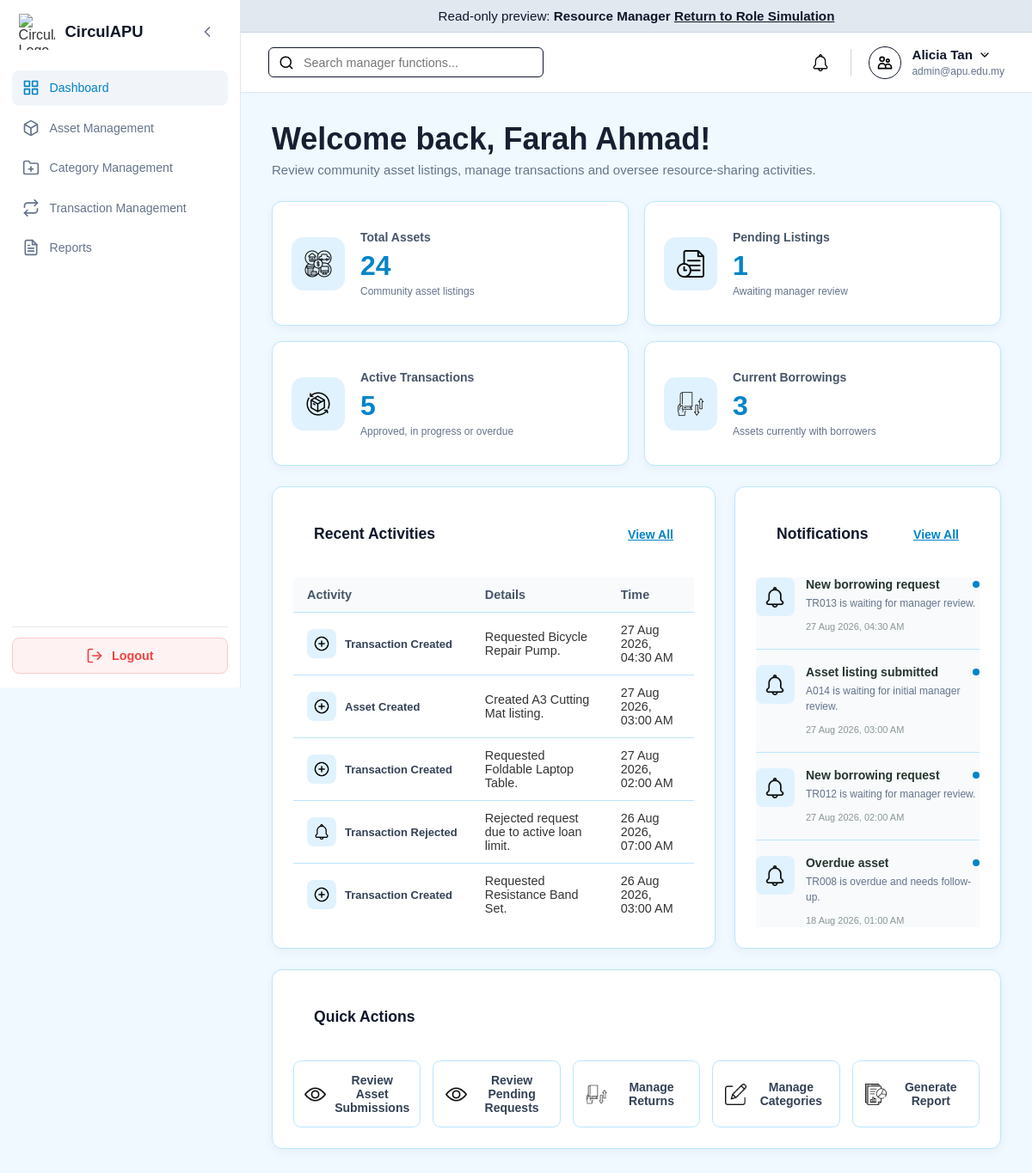
/Manager/manager_dashboard.php?preview=Manager (signed in), run on the app's committed database.
### tables this page shows
CREATE TABLE `user` (
  `userID` varchar(10) NOT NULL,
  `name` varchar(100) NOT NULL,
  `email` varchar(100) NOT NULL,
  `password` varchar(255) NOT NULL,
  `role` enum('Member','Auditor','Manager','Admin') NOT NULL DEFAULT 'Member',
  `status` enum('Active','Suspended','Deleted') NOT NULL DEFAULT 'Active',
  `ecopoint` int(11) NOT NULL DEFAULT 0,
  `dateCreated` timestamp NOT NULL DEFAULT current_timestamp()
);

CREATE TABLE `systemlog` (
  `logID` varchar(10) NOT NULL,
  `userID` varchar(10) NOT NULL,
  `actionType` enum('Create','Submit','Approve','Reject','Redeem','Assign','Update','Delete','Login','Logout') NOT NULL,
  `refType` enum('Mission','Asset','Reward','Badge','Tier','Verification','User','Category','Transaction','Borrowing') NOT NULL,
  `refID` varchar(10) DEFAULT NULL,
  `description` varchar(255) NOT NULL,
  `timeLogged` timestamp NOT NULL DEFAULT current_timestamp()
);

CREATE TABLE `notification` (
  `notificationID` varchar(10) NOT NULL,
  `userID` varchar(10) NOT NULL,
  `title` varchar(100) NOT NULL,
  `content` varchar(255) NOT NULL,
  `status` enum('Read','Unread') NOT NULL DEFAULT 'Unread',
  `createdDate` timestamp NOT NULL DEFAULT current_timestamp()
);

### Manager/manager_dashboard.php (the view, shortened to what this page needs)
<?php
$isAdminPreview = ($_SESSION['user_role'] ?? '') === 'Admin' && ($_GET['preview'] ?? '') === 'Manager';
function e($v): string { return htmlspecialchars((string)$v,ENT_QUOTES,'UTF-8'); }
function activityLabel(string $a,string $r): string {
    $m=['Create'=>'Created','Update'=>'Updated','Delete'=>'Removed','Approve'=>'Approved','Reject'=>'Rejected','Submit'=>'Submitted','Assign'=>'Assigned'];
    return $r.' '.($m[$a]??$a);
}
function activityIcon(string $a): string {
    return ['Create'=>'create.png','Update'=>'edit.png','Delete'=>'delete.png'][$a]??'notification.png';
}
function managerDate(?string $v): string { return $v&&strtotime($v)?date('d M Y, h:i A',strtotime($v)):'-'; }
$managerID=$_SESSION['user_id'];
$managerName=$_SESSION['user_name']??'Resource Manager';
$totalAssets=$pendingListings=$activeTransactions=$currentBorrowed=$urgentRequests=0;
$recentActivities=$notifications=[];$databaseError='';
require_once '../db.php';
try{
    $conn->set_charset('utf8mb4');
    if ($isAdminPreview) {
        $previewUser = $conn->query(
            "SELECT userID, name FROM user
             WHERE role = 'Manager' AND status = 'Active'
             ORDER BY dateCreated ASC, userID ASC LIMIT 1"
        )->fetch_assoc();
        if ($previewUser) {
            $managerID = $previewUser['userID'];
            $managerName = $previewUser['name'];
        } else {
            $managerName = 'Resource Manager';
        }
    }
    $x=$conn->query("
        SELECT SUM(listingStatus<>'Removed') totalAssets,
               SUM(listingStatus='Pending Review') pendingListings
        FROM assets")->fetch_assoc();
    $totalAssets=(int)($x['totalAssets']??0);
    $pendingListings=(int)($x['pendingListings']??0);
    $currentBorrowed=(int)$conn->query("
        SELECT COUNT(*) total FROM borrowings
        WHERE actualReturnDate IS NULL
        AND borrowingStatus IN ('Borrowed','Active','Overdue')
    ")->fetch_assoc()['total'];
    $activeTransactions=(int)$conn->query("
        SELECT COUNT(*) total FROM transactionrequests
        WHERE requestStatus IN ('Approved','In Progress','Overdue')
    ")->fetch_assoc()['total'];
    $urgentRequests=(int)$conn->query("
        SELECT COUNT(DISTINCT t.transactionID) total
        FROM transactionrequests t
        JOIN borrowings b ON b.transactionID=t.transactionID
        WHERE t.requestStatus='Pending'
        AND DATE(b.borrowDate)=CURDATE()
    ")->fetch_assoc()['total'];
    $r=$conn->query("
        SELECT actionType,refType,refID,description,timeLogged
        FROM systemlog
        WHERE refType IN ('Asset','Category','Transaction','Borrowing')
        ORDER BY timeLogged DESC LIMIT 5");
    while($x=$r->fetch_assoc())$recentActivities[]=$x;
    $s=$conn->prepare("SELECT notificationID,title,content,status,createdDate FROM notification WHERE userID=? ORDER BY createdDate DESC LIMIT 5");
    $s->bind_param('s',$managerID);$s->execute();$r=$s->get_result();
    while($x=$r->fetch_assoc())$notifications[]=$x;
}catch(Throwable $z){error_log($z->getMessage());$databaseError='Unable to load dashboard data. Please check the database connection.';}
?>
<!DOCTYPE html>
<html lang="en">
<head>
<link rel="stylesheet" href="../style.css"><link rel="stylesheet" href="manager_style.css?v=<?=filemtime(__DIR__.'/manager_style.css')?>">
<link rel="stylesheet" href="manager_mobile.css">
</head>
<body class="role-manager">
<div class="dashboard-container">
<?php include '../sidebar.php';?>
<div class="main-content">
<?php include '../header.php';?>
<main class="page-body dashboard-page">
<section class="dashboard-welcome">
<div><h1>Welcome back, <?=e($managerName)?>!</h1><p>Review community asset listings, manage transactions and oversee resource-sharing activities.</p></div>
</section>
<section class="stats-grid" aria-label="Resource Manager statistics">
<a href="manager_assets.php" class="stat-card">
<div class="stat-icon"><img src="../assets/icons/totalassets.png" alt=""></div>
<div class="stat-content"><h3>Total Assets</h3><strong class="stat-value"><?=$totalAssets?></strong><p class="stat-description">Community asset listings</p></div>
</a>
<a href="manager_assets.php?listingStatus=Pending+Review" class="stat-card">
<div class="stat-icon"><img src="../assets/icons/pendingVerification.png" alt=""></div>
<div class="stat-content"><h3>Pending Listings</h3><strong class="stat-value"><?=$pendingListings?></strong><p class="stat-description">Awaiting manager review</p></div>
</a>
<a href="manager_transactions.php?activeTransaction=1" class="stat-card">
<div class="stat-icon"><img src="../assets/icons/active-transactions.png" alt=""></div>
<div class="stat-content"><h3>Active Transactions</h3><strong class="stat-value"><?=$activeTransactions?></strong><p class="stat-description">Approved, in progress or overdue</p></div>
</a>
<a href="manager_borrowed_assets.php" class="stat-card">
<div class="stat-icon"><img src="../assets/icons/borrowed-assets.png" alt=""></div>
<div class="stat-content"><h3>Current Borrowings</h3><strong class="stat-value"><?=$currentBorrowed?></strong><p class="stat-description">Assets currently with borrowers</p></div>
</a>
</section>
<section class="dashboard-lower-grid">
<article class="content-card dashboard-panel">
<div class="card-header"><h2>Recent Activities</h2><a href="manager_recent_activities.php">View All</a></div>
<div class="table-wrapper desktop-activity-table"><table class="data-table manager-activity-table">
<thead><tr><th>Activity</th><th>Details</th><th>Time</th></tr></thead><tbody>
<?php if(!$recentActivities):?><tr><td colspan="3" class="dashboard-empty-state">No recent activities available.</td></tr>
<?php else:foreach($recentActivities as $x):?>
<tr>
<td><div class="activity-name activity-flex"><span class="activity-icon"><img src="../assets/icons/<?=e(activityIcon($x['actionType']))?>" alt=""></span><strong><?=e(activityLabel($x['actionType'],$x['refType']))?></strong></div></td>
<td><?=e($x['description'])?></td><td><?=e(managerDate($x['timeLogged']))?></td>
</tr>
<?php endforeach;endif;?>
</tbody></table></div>
</article>
<article class="content-card dashboard-panel">
<div class="card-header"><h2>Notifications</h2><a href="manager_notifications.php">View All</a></div>
<div class="notification-list">
<?php if(!$notifications):?>
<div class="notification-empty-state"><img src="../assets/icons/notification.png" alt=""><p>No notifications available.</p></div>
<?php else:foreach($notifications as $x):?>
<a href="manager_notifications.php" class="notification-item <?=$x['status']==='Unread'?'notification-unread':''?>">
<div class="notification-icon"><img src="../assets/icons/notification.png" alt=""></div>
<div class="notification-content"><div class="notification-title-row"><strong><?=e($x['title'])?></strong><?php if($x['status']==='Unread'):?><span class="unread-indicator" title="Unread notification"></span><?php endif;?></div><p><?=e($x['content'])?></p><time><?=e(managerDate($x['createdDate']))?></time></div>
</a>
<?php endforeach;endif;?>
</div>
</article>
</section>
<section class="content-card quick-actions">
<div class="card-header"><h2>Quick Actions</h2></div>
<div class="quick-action-grid">
<a href="manager_assets.php?listingStatus=Pending+Review" class="quick-action"><img src="../assets/icons/view.png" alt=""><span>Review Asset Submissions</span></a>
<a href="manager_transactions.php?requestStatus=Pending" class="quick-action"><img src="../assets/icons/view.png" alt=""><span><?=$urgentRequests>0?'Review Urgent Requests ('.$urgentRequests.')':'Review Pending Requests'?></span></a>
<a href="manager_borrowed_assets.php" class="quick-action"><img src="../assets/icons/borrowed-assets.png" alt=""><span>Manage Returns</span></a>
<a href="manager_categories.php" class="quick-action"><img src="../assets/icons/edit.png" alt=""><span>Manage Categories</span></a>
<a href="manager_reports.php" class="quick-action"><img src="../assets/icons/report.png" alt=""><span>Generate Report</span></a>
</div>
</section>
</main>
</div></div>
</body></html>

### Manager/manager_dashboard.php (style rules this page uses)
.quick-action-grid { grid-template-columns:repeat(5,minmax(0,1fr)) }

### data on the page
user: name "Farah Ahmad"
systemlog: activityLabel($x['actionType'],$x['refType']) "Transaction Created", description "Requested Bicycle Repair Pump.", timeLogged "27 Aug 2026, 04:30 AM"
systemlog: activityLabel($x['actionType'],$x['refType']) "Asset Created", description "Created A3 Cutting Mat listing.", timeLogged "27 Aug 2026, 03:00 AM"
systemlog: activityLabel($x['actionType'],$x['refType']) "Transaction Created", description "Requested Foldable Laptop Table.", timeLogged "27 Aug 2026, 02:00 AM"
systemlog: shows a picture, activityLabel($x['actionType'],$x['refType']) "Transaction Rejected", description "Rejected request due to active loan limit.", timeLogged "26 Aug 2026, 07:00 AM"
systemlog: activityLabel($x['actionType'],$x['refType']) "Transaction Created", description "Requested Resistance Band Set.", timeLogged "26 Aug 2026, 03:00 AM"
notification: title "New borrowing request", status "Unread" (drawn), content "TR013 is waiting for manager review.", createdDate "27 Aug 2026, 04:30 AM"
notification: title "Asset listing submitted", status "Unread" (drawn), content "A014 is waiting for initial manager review.", createdDate "27 Aug 2026, 03:00 AM"
notification: title "New borrowing request", status "Unread" (drawn), content "TR012 is waiting for manager review.", createdDate "27 Aug 2026, 02:00 AM"
notification: title "Overdue asset", status "Unread" (drawn), content "TR008 is overdue and needs follow-up.", createdDate "18 Aug 2026, 01:00 AM"

### other printed values
$display_role "Resource Manager"
$user_name "Alicia Tan"
$user_email "admin@apu.edu.my"
$totalAssets "24"
$pendingListings "1"
$activeTransactions "5"
$currentBorrowed "3"
